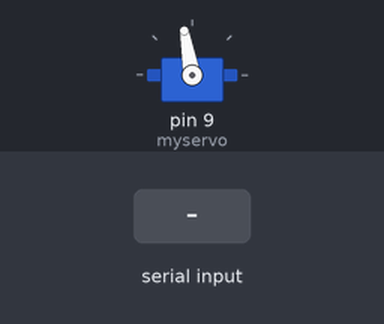
Recording of a sketch running on a simulated Arduino Uno, built with avr-gcc and run on an emulated ATmega328P. Parts: servo. Inputs (shaded band) come from the test bench.

Above: at 1.2 s.
1.3 s: "0" received over Serial
At 1.7 s:
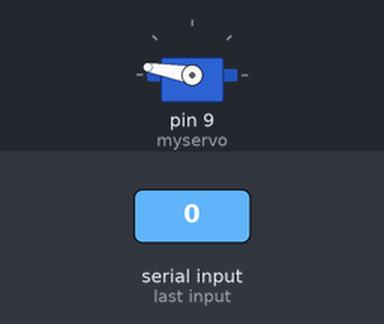
2.8 s: "1" received over Serial
At 4.0 s:
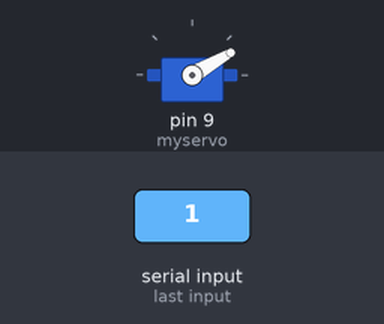
4.3 s: "2" received over Serial
At 5.2 s:
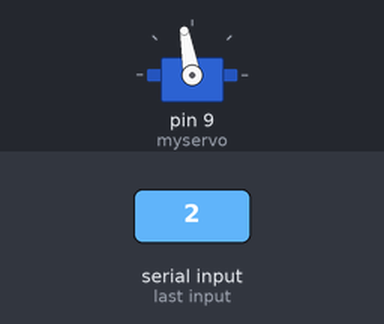
Timing chart, 0 to 7.3 s (numbered marks = the images above; inputs shaded):
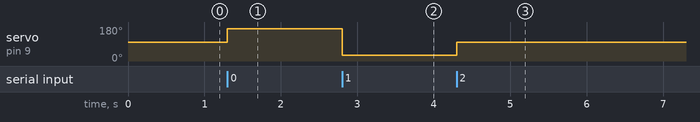

The sketch:

sketch_feb18a.ino
```cpp
#include <Servo.h>

Servo myservo;  // 定义Servo对象来控制
int pos = 0;    // 角度存储变量
char var;
void setup() {
  Serial.begin(9600);
  myservo.attach(9);  // 控制线连接数字9
  myservo.write(100);
}
void loop() {
  while(Serial.available()>0)
  {
    var=Serial.read();
    if(var == '0'){
      myservo.write(170); }
    if(var== '1'){
      myservo.write(30);}
    if(var== '2'){
      myservo.write(100);}
  }
}
```

Measured:
- after the input at 1.3 s, servo on pin 9 (myservo): 100° → 170° at once
- after the input at 2.8 s, servo on pin 9 (myservo): 170° → 30° at once
- after the input at 4.3 s, servo on pin 9 (myservo): 30° → 100° at once
